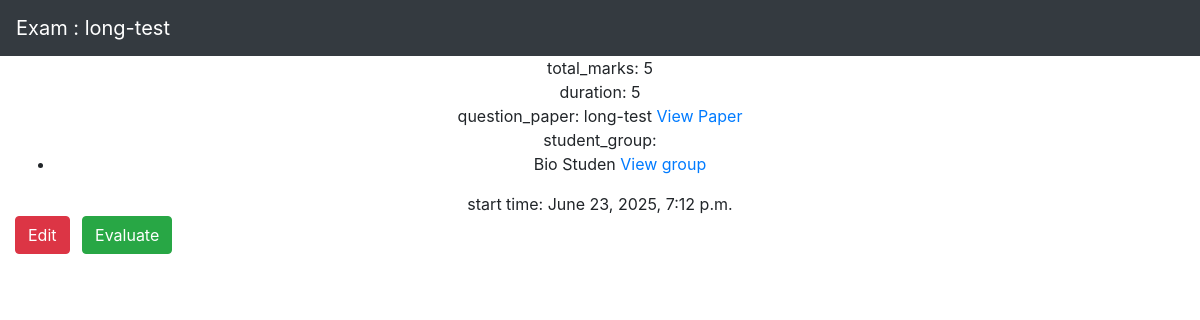
The app's page /prof/exams/18 (signed in) with its own data.
### main/models/exam.py (models this page shows, shortened)
class Exam_Model(models.Model):
    professor = models.ForeignKey(User, limit_choices_to={'groups__name': "Professor"}, on_delete=models.CASCADE)
    name = models.CharField(max_length=50)
    total_marks = models.IntegerField()
    duration = models.IntegerField()
    question_paper = models.ForeignKey(Question_Paper, on_delete=models.CASCADE, related_name='exams')
    student_group = models.ManyToManyField(Special_Students, related_name='exams')
    start_time = models.DateTimeField(default=datetime.now())
    end_time = models.DateTimeField(default=datetime.now())

### main/models/question_paper.py (models this page shows, shortened)
class Question_Paper(models.Model):
    professor = models.ForeignKey(User, limit_choices_to={'groups__name': "Professor"}, on_delete=models.CASCADE)
    qPaperTitle = models.CharField(max_length=100)
    questions = models.ManyToManyField(Question_DB)

### main/models/group.py (models this page shows, shortened)
class Special_Students(models.Model):
    professor = models.ForeignKey(User, limit_choices_to={'groups__name': "Professor"}, on_delete=models.CASCADE)
    category_name = models.CharField(max_length=10)
    students = models.ManyToManyField(User, limit_choices_to={'groups__name': "Student"}, related_name='student_groups')

### prof/views/exam.py (the view)
def view_exam(request, exam_id):
    prof = request.user
    exam = Exam_Model.objects.get(professor=prof, pk=exam_id)  # type: ignore
    return render(request, 'prof/exam/view_exam.html', {
        'exam': exam, 'prof': prof, 'student_group': exam.student_group.all()
    })

### prof/templates/prof/exam/view_exam.html (shortened to what this page needs)
{% extends 'prof/base/base.html' %}
{% block navbar_title %}Exam : {{ exam.name }}{% endblock navbar_title %}
{% block body %}
    <div class="container-fluid">
        <div align="center">
            <div>
                total_marks: {{exam.total_marks}}<br>
                duration: {{exam.duration}}<br>
                question_paper: {{exam.question_paper.qPaperTitle}}
                <a href="{% url 'prof:view_specific_paper' exam.question_paper.id %}">View Paper</a><br>
                student_group:
                <ul>
                    {% for group in student_group %}
                    <li>
                        {{ group.category_name }}
                        <a href="{% url 'prof:view_specific_group' group.id %}">View group</a>
                    </li>
                    {% endfor %}
                </ul>
                start time: {{ exam.start_time }}
            </div>
        </div>
        <a href="{% url 'prof:edit_exam' exam.id %}" class="btn btn-danger">Edit</a>
        <a href="{% url 'prof:evaluate_exam' exam.id %}" class="btn btn-success ml-2">Evaluate</a>
    </div>
{% endblock body %}

### records on screen
Exam_Model: name "long-test", total_marks "5", duration "5", question_paper.qPaperTitle "long-test", start_time "June 23, 2025, 7:12 p.m."
Special_Students: category_name "Bio Studen"
